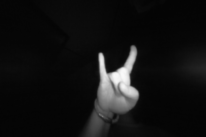
#> input picture subsamples/Gaussian_dowscale/Gaussian_downscale1.png, 206 x 137 px
$ python -i subsampling.py   (imports and definitions only)
#> lines starting #> are read from the running program, lines starting #| are printed output that depends on the picture
#> further down, picture is the input picture: shape (137, 206, 3); min 3, max 249, mean 18.4
# -*- coding: utf-8 -*-
"""subsampling_non-wt.ipynb

Automatically generated by Colaboratory.

Original file is located at
    https://colab.research.google.com/drive/1LzPdBUuJT_mF-QvbSr6sVtfdgFbwH-Pe
"""

import cv2 as cv
import numpy as np
import torch

def Gaussian_downscale(img):
  img = cv.pyrDown(img)

  return img

def CannyEdge(img, l_bound = 20, u_bound = 200):

  img = cv.resize(img, None, fx=0.5, fy=0.5, interpolation = cv.INTER_NEAREST )
  img = cv.Canny(img, l_bound, u_bound)

  return img

def hfilter(img, blur = False, ker = 3):
  ddepth = cv.CV_16S
  scale = 1
  delta = 0

  img = cv.resize(img, None, fx=0.5, fy=0.5, interpolation = cv.INTER_NEAREST )
  if blur==True:
    img = cv.GaussianBlur(img, (3, 3), 0)
  grad_x = cv.Sobel(img, ddepth, 1, 0, ksize=ker, scale=scale, delta=delta, borderType=cv.BORDER_DEFAULT)
  abs_grad_x = cv.convertScaleAbs(grad_x)

  return abs_grad_x

def vfilter(img, blur = False, ker = 3):
  ddepth = cv.CV_16S
  scale = 1
  delta = 0

  img = cv.resize(img, None, fx=0.5, fy=0.5, interpolation = cv.INTER_NEAREST )
  if blur==True:
    img = cv.GaussianBlur(img, (3, 3), 0)
  grad_y = cv.Sobel(img, ddepth, 0, 1, ksize=ker, scale=scale, delta=delta, borderType=cv.BORDER_DEFAULT)
  abs_grad_y = cv.convertScaleAbs(grad_y)
  return abs_grad_y

def wfilter(img, blur = False, ker = 3):
#> called with blur = False, ker = 3
  ddepth = cv.CV_16S
  scale = 1
  delta = 0
  img = cv.resize(img, None, fx=0.5, fy=0.5, interpolation = cv.INTER_NEAREST )
  if blur==True:
    img = cv.GaussianBlur(img, (3, 3), 0)
  grad_y = cv.Sobel(img, ddepth, 0, 1, ksize=ker, scale=scale, delta=delta, borderType=cv.BORDER_DEFAULT)
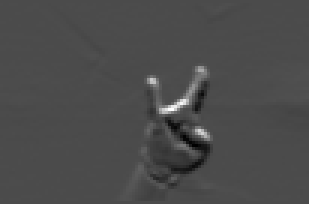
#> grad_y: shape (68, 103, 3) int16 (shown 3 times larger); min -341, max 808, mean 0.6; drawn with min black and max white
  abs_grad_y = cv.convertScaleAbs(grad_y)
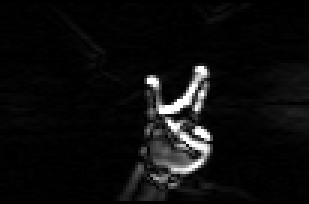
#> abs_grad_y: shape (68, 103, 3) (shown 3 times larger); min 0, max 255, mean 13.1
  grad_x = cv.Sobel(img, ddepth, 1, 0, ksize=ker, scale=scale, delta=delta, borderType=cv.BORDER_DEFAULT)
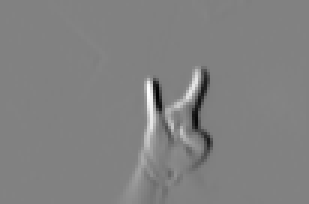
#> grad_x: shape (68, 103, 3) int16 (shown 3 times larger); min -854, max 826, mean 0.4; drawn with min black and max white
  abs_grad_x = cv.convertScaleAbs(grad_x)
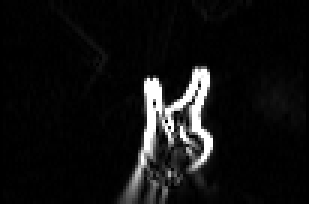
#> abs_grad_x: shape (68, 103, 3) (shown 3 times larger); min 0, max 255, mean 17
  grad = cv.addWeighted(abs_grad_x, 0.5, abs_grad_y, 0.5, 0)
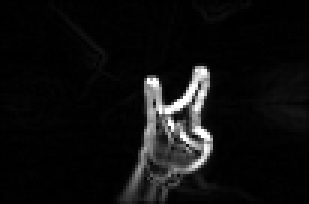
#> grad: shape (68, 103, 3) (shown 3 times larger); min 0, max 255, mean 15
  return grad

def Laplacian(img, blur = False, ker = 3 ):
  ddepth = cv.CV_16S
  img = cv.resize(img, None, fx=0.5, fy=0.5, interpolation = cv.INTER_NEAREST )
  if blur==True:
    img = cv.GaussianBlur(img, (3, 3), 0)
  ss = cv.Laplacian(img, ddepth, ksize=ker)
  return ss

>>> import cv2
>>> picture = cv2.imread('subsamples/Gaussian_dowscale/Gaussian_downscale1.png')
>>> result = wfilter(picture)

$ run again, on subsamples/Gaussian_dowscale/Gaussian_downscale2.png
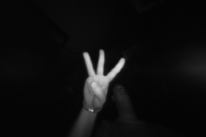
#> input picture subsamples/Gaussian_dowscale/Gaussian_downscale2.png, 206 x 137 px
#> picture is the input picture: shape (137, 206, 3); min 3, max 225, mean 14.4
#> in wfilter, `grad_x = cv.Sobel(img, ddepth, 1, 0, ksize=ker, scale=scale, delta=del..`:
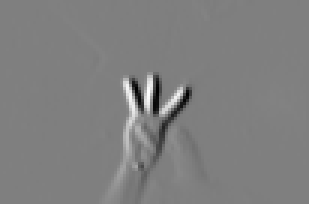
#> grad_x: shape (68, 103, 3) int16 (shown 3 times larger); min -737, max 736, mean 0.3; drawn with min black and max white
#> in wfilter, `grad = cv.addWeighted(abs_grad_x, 0.5, abs_grad_y, 0.5, 0)`:
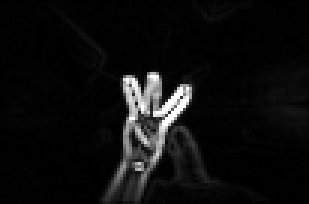
#> grad: shape (68, 103, 3) (shown 3 times larger); min 0, max 255, mean 14.1
